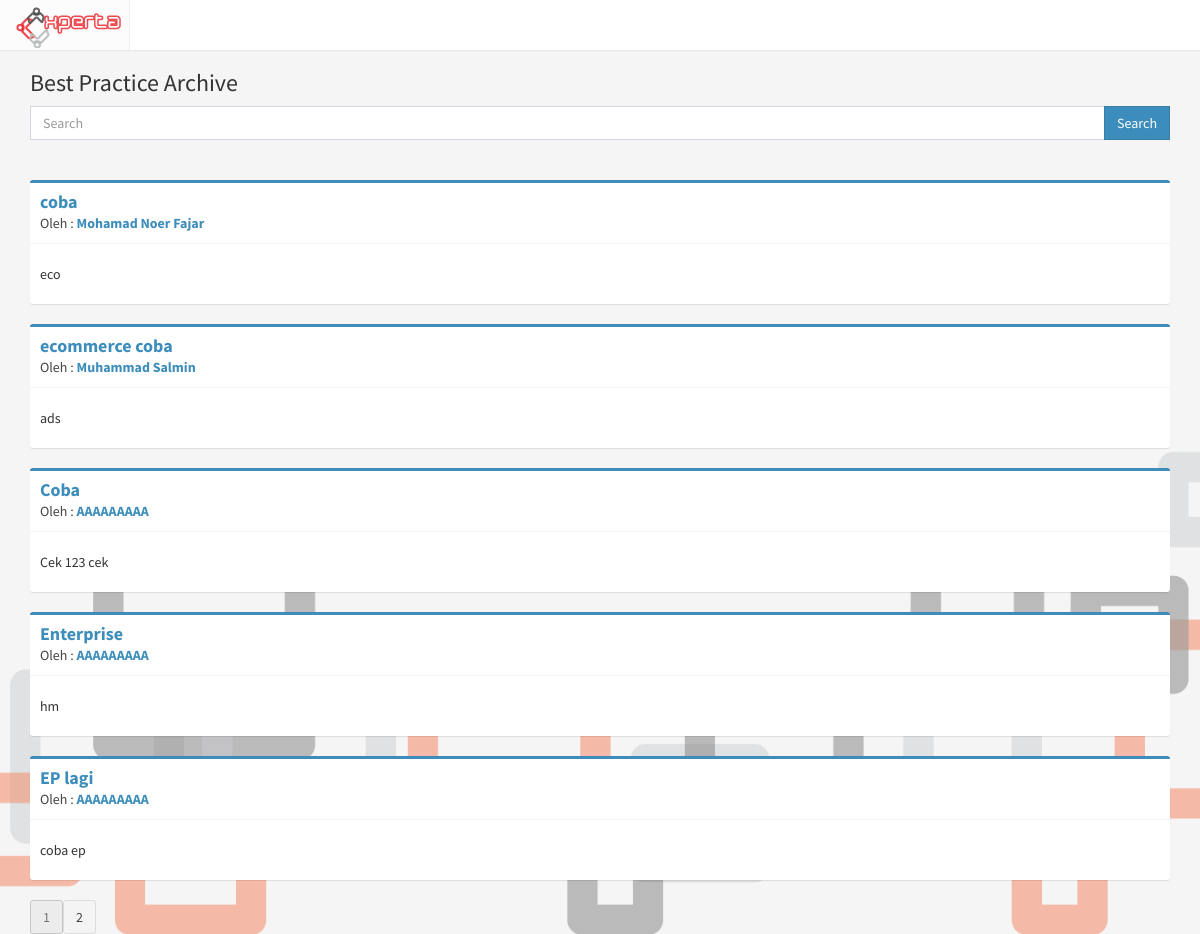
Page /cop/bp_archive on the earlier database version.
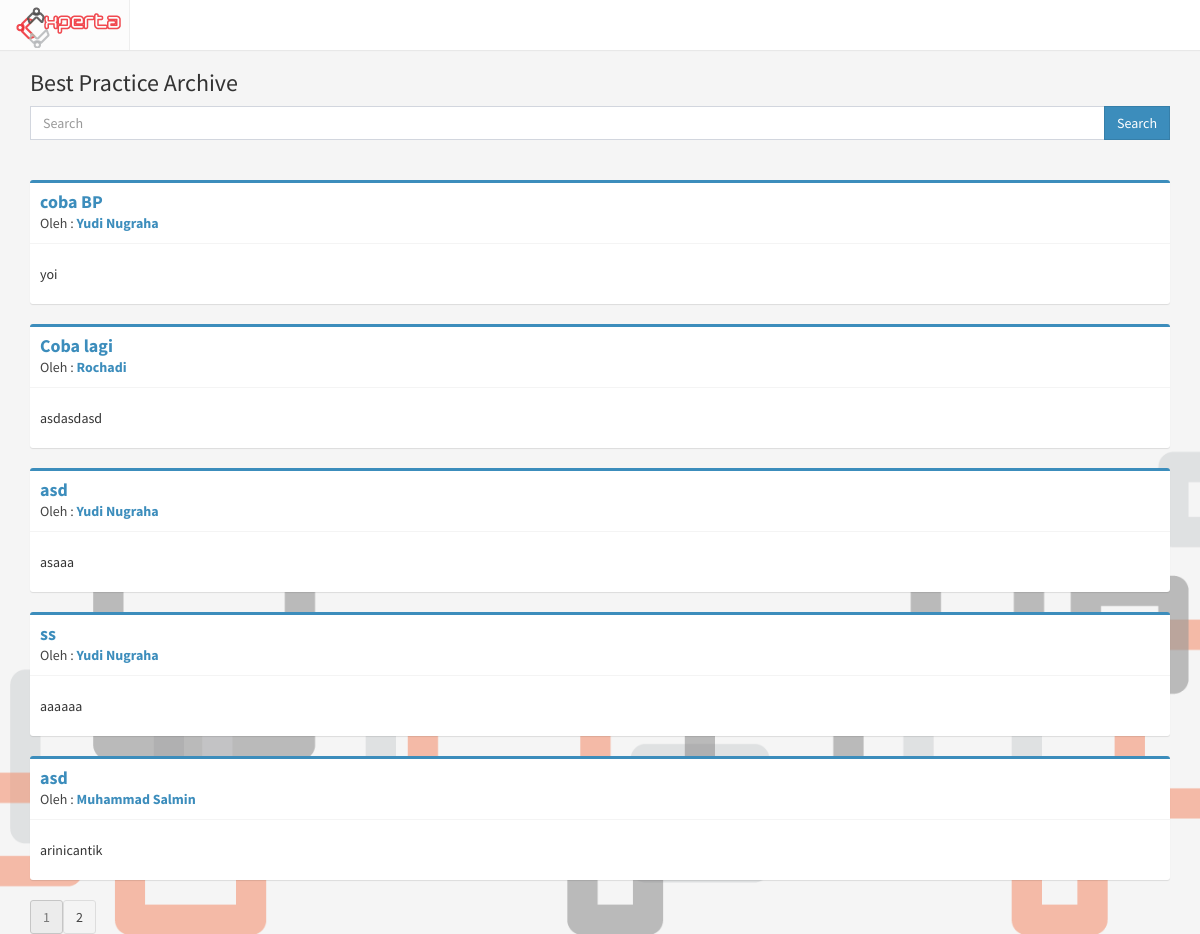
Same page on the later database version.
### tables this page shows
CREATE TABLE `cop` (
  `id_cop` int(11) NOT NULL,
  `id_scope` int(11) DEFAULT NULL,
  `id_user` int(11) NOT NULL,
  `title` varchar(200) NOT NULL,
  `content` text NOT NULL,
  `summary` text,
  `type` int(11) NOT NULL,
  `created_at` timestamp NOT NULL DEFAULT CURRENT_TIMESTAMP,
  `updated_at` timestamp NOT NULL DEFAULT CURRENT_TIMESTAMP ON UPDATE CURRENT_TIMESTAMP,
  `status` int(11) NOT NULL DEFAULT '1'
);

### index.php (called while the page is built, shortened)
<?php
require_once BASEPATH.'core/CodeIgniter.php';

### application/models/Cop_model.php (called while the page is built, shortened)
<?php
	class Cop_model extends CI_Model
	{
		function bp_archive($page, $q=''){
			$page = ($page * 5);
			return $this->db->query("SELECT title, scope_name, id_cop, content, cop.created_at, cop.updated_at, fullname, (SELECT COUNT(*) FROM cop WHERE type=2 AND status = 0 AND (title LIKE '%$q%' OR content LIKE '%$q%')) AS count
				FROM cop, user, profile, scope
				WHERE cop.id_user = user.id_user
					AND cop.id_scope = scope.id_scope
					AND user.id_user = profile.id_user
					AND type = 2
					AND status = 0
					AND (title LIKE '%$q%' OR content LIKE '%$q%')
				LIMIT $page, 5
				")->result();
		}
	}

### application/views/cop/bp_archive.php (the view, shortened to what this page needs)
<?php include 'application/views/header.php' ?>
		<div class="container">
			<div class="row">
				<div class="col-md-12">
						<h3>Best Practice Archive</h3>
						<form>
						<div class="input-group">
			                    <input type="text" name="q" class="form-control" placeholder="Search" >
			                    <span class="input-group-btn">
			                    	<button class="btn btn-primary btn-flat" type="submit">Search</button>
			                	</span>
		                </div>
		                	</form>
						<?php foreach ($list_bp as $inov): ?>
							<div class="box box-primary">
								<div class="box-header with-border">
									<h3 class="box-title">
									<strong><a href="<?= site_url('cop/bp_view/'.$inov->id_cop); ?>">
									<?= $inov->title ?>
									</a></strong>
									</h3>
										<div class="author">
												Oleh :
											<a href="">
												<strong><?= $inov->fullname ?></strong>
											</a>
										</div>
								</div>
								<div class="box-body">
									<p><?= substr($inov->content, 0, 100) ?></p>
								</div>
							</div>
						<?php endforeach ?>
						<?php echo $page ?>
				</div>
			</div>
		</div>
	</body>
</html>

### application/controllers/Cop.php (shortened to what this page needs)
<?php
class Cop extends CI_Controller
{
	function __construct(){
		$this->load->model('Cop_model');
	}
	public function bp_archive($page=1){
		$page--;
		$data['title'] = "Best Practive Archive";
		$q = $this->input->get('q');
		$data['list_bp'] = $this->Cop_model->bp_archive($page, $q);
		$count = @$data['list_bp'][0]->count;
		$halaman = (int) ceil($count / 5);
		$data['page'] = '';
		for ($i=1; $i <= $halaman; $i++) {
			if ($i == $page+1) {
				$data['page'] .= "<a href='".site_url('cop/bp_archive/'.$i)."' class='btn btn-default active disabled'>$i</a>";
			}else{
				$data['page'] .= "<a href='".site_url('cop/bp_archive/'.$i)."' class='btn btn-default'>$i</a>";
			}
		}
		$this->load->view('cop/bp_archive',$data);
	}
}

### application/views/header.php (shortened to what this page needs)
<!DOCTYPE html>
<html lang="en">
	<head>
		<link rel="stylesheet" type="text/css" href="<?php echo base_url('assets/css/select2.min.css') ?>">
    <link href="<?= base_url('assets/css/bootstrap.min.css') ?>" rel="stylesheet">
    <link rel="stylesheet" href="<?php echo base_url('assets/css/dataTables.bootstrap.css') ?>">
		<link href="<?= base_url('assets/css/font-awesome.min.css') ?>" rel="stylesheet"/>
		<link href="<?= base_url('assets/css/main.css') ?>" rel="stylesheet" type="text/css">
		<link rel="stylesheet" type="text/css" href="<?= base_url('assets/css/AdminLTE.min.css') ?>">
		<link rel="stylesheet" type="text/css" href="<?= base_url('assets/css/skins/skin-black-light.css') ?>">
	</head>
	<body id="myPage" data-spy="scroll" data-target=".navbar" data-offset="50" class="full hold-transition skin-black-light fixed">
		<header class="main-header">
        <a href="<?php echo site_url('') ?>" class="logo">
        	<img class="logo-exp" src="<?php echo base_url('assets/img/Experta-Logo.png') ?>">
        </a>
        <nav class="navbar navbar-static-top" role="navigation">
        </nav>
      </header>

### assets/css/main.css (style rules this page uses)
body { background-color: #ecf0f5; margin-top: 50px; }
.full { background: url('../img/backimg.png') no-repeat center center fixed; -webkit-background-size: cover; -moz-background-size: cover; background-size: cover; -o-background-size: cover; }
.logo { width: 130px !important; }
.logo-exp { margin-bottom: 1px; }
.navbar { margin-left: 130px !important; }

### assets/css/skins/skin-black-light.css (style rules this page uses)
.skin-black-light .main-header { -webkit-box-shadow: 0px 1px 1px rgba(0, 0, 0, 0.05); box-shadow: 0px 1px 1px rgba(0, 0, 0, 0.05); }
.skin-black-light .main-header > .navbar { background-color: #ffffff; }
.skin-black-light .main-header > .logo { background-color: #ffffff; color: #333333; border-bottom: 0 solid transparent; border-right: 1px solid #eee; }

Differences in the rows shown:
removed cop: title "coba", fullname "Mohamad Noer Fajar", content "eco"
removed cop: title "ecommerce coba", fullname "Muhammad Salmin", content "ads"
removed cop: title "Coba", fullname "AAAAAAAAA", content "Cek 123 cek"
removed cop: title "Enterprise", fullname "AAAAAAAAA", content "hm"
removed cop: title "EP lagi", fullname "AAAAAAAAA", content "coba ep"
added cop: title "coba BP", fullname "Yudi Nugraha", content "yoi"
added cop: title "Coba lagi", fullname "Rochadi", content "asdasdasd"
added cop: title "asd", fullname "Yudi Nugraha", content "asaaa"
added cop: title "ss", fullname "Yudi Nugraha", content "aaaaaa"
added cop: title "asd", fullname "Muhammad Salmin", content "arinicantik"
